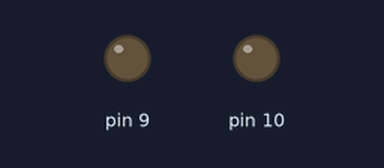
Simulated run of this sketch. Board: Arduino Uno, built with avr-gcc and run on an emulated ATmega328P. Shown: output pins drawn as LEDs (lit = HIGH).

Above: at 0.1 s.
At 2.15 s:
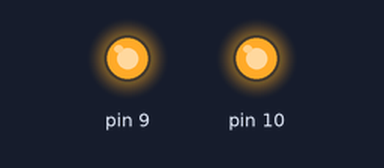
At 8.2 s:
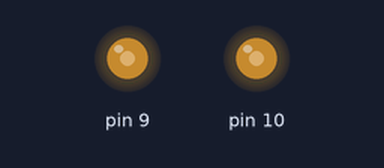
Timing chart, 0 to 10.2 s (numbered marks = the images above):
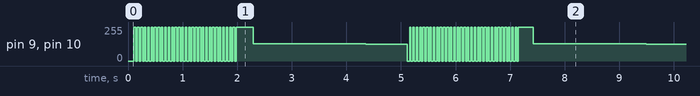

The sketch:

pulseOutTest.ino
```cpp
// Value read from A1, in case plus mode is activated
float duty9 = .5;
// Float numbers to calculate duty for PWM 1 and PWM 2
float duty10 = .5;

void setTimerOneFrequency(int hz){
  if(hz >= 16 && hz <= 1000000){
    ICR1 = 1000000 / hz;
    OCR1B = duty10*ICR1; //set duty cycle of pin 10
    OCR1A = duty9*ICR1; //set duty cycle of pin 9
  }
}

void setup(){

  pinMode(9, OUTPUT);
  pinMode(10, OUTPUT);

  TCCR1A = _BV(COM1A1) | _BV(COM1B1) ; // phase and frequency correct mode. NON-inverted mode
  // TCCR1A = _BV(COM1A1) | _BV(COM1B1) | _BV(COM1A0) | _BV(COM1B0) ;
  //phase/frequency correct mode. SELECT THIS FOR INVERTED OUTPUTS.
  TCCR1B = _BV(WGM13) | _BV(CS11);
  // Select mode 8 and select divide by 8 on main clock.

  setTimerOneFrequency(16);
}

unsigned long freq = 16;

void loop(){
  delay(2000);
  while(freq < 1000){
    freq++;
    setTimerOneFrequency(freq);
    delay(1);
  }
  delay(1000);
  while(freq > 16){
    freq--;
    setTimerOneFrequency(freq);
    delay(1);
  }
}
```
